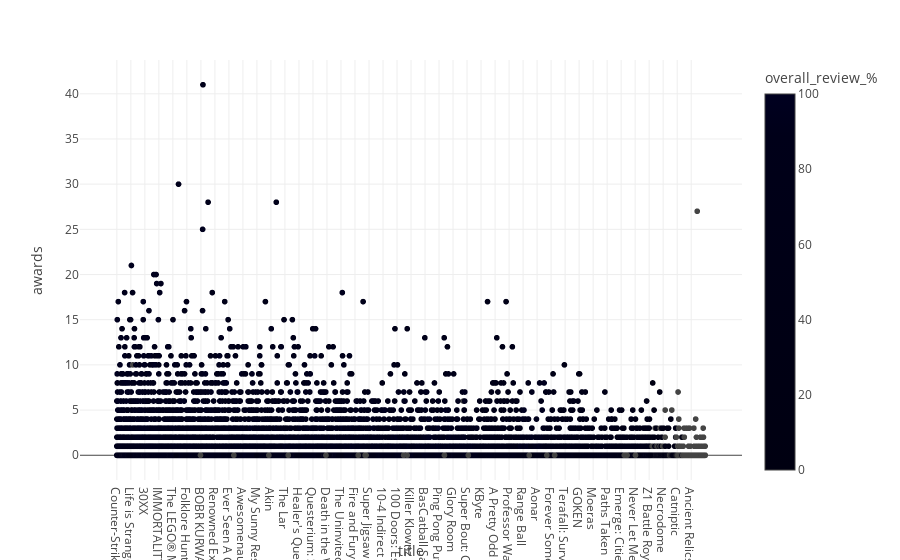

The cell this chart's notebook holds for it:
### Code cell
fig = px.scatter(steam, x="title", y="awards", color="overall_review_%")
fig.show()

### Figure 1 — Plotly figure (JSON) as saved in the notebook; plotly's stock layout.template omitted (floating-point values rounded to 4 significant figures; data arrays with more than 128 entries replaced by an {"elided": "..."} marker saying what was removed)
{"data": [{"hovertemplate": "title=%{x}<br>awards=%{y}<br>overall_review_%=%{marker.color}<extra></extra>", "legendgroup": "", "marker": {"color": {"elided": "42497 int values"}, "coloraxis": "coloraxis", "symbol": "circle"}, "mode": "markers", "name": "", "showlegend": false, "type": "scattergl", "x": {"elided": "42497 str values"}, "xaxis": "x", "y": {"elided": "42497 int values"}, "yaxis": "y"}], "layout": {"coloraxis": {"colorbar": {"title": {"text": "overall_review_%"}}, "colorscale": [[0, "#000011"], [0.1111, "#000012"], [0.2222, "#000013"], [0.3333, "#000014"], [0.4444, "#000015"], [0.5556, "#000016"], [0.6667, "#000017"], [0.7778, "#000018"], [0.8889, "#000019"], [1, "#000020"]]}, "legend": {"tracegroupgap": 0}, "margin": {"t": 60}, "xaxis": {"anchor": "y", "domain": [0, 1], "title": {"text": "title"}}, "yaxis": {"anchor": "x", "domain": [0, 1], "title": {"text": "awards"}}}}
